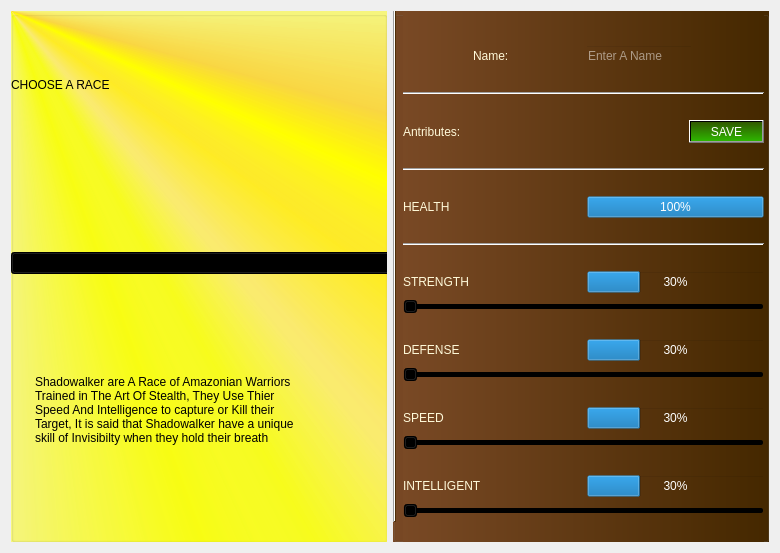
<?xml version="1.0" encoding="UTF-8"?>
<ui version="4.0">
 <class>CharacterCreator</class>
 <widget class="QDialog" name="CharacterCreator">
  <property name="geometry">
   <rect>
    <x>0</x>
    <y>0</y>
    <width>780</width>
    <height>553</height>
   </rect>
  </property>
  <property name="windowTitle">
   <string>Dialog</string>
  </property>
  <layout class="QHBoxLayout" name="horizontalLayout">
   <item>
    <widget class="QGroupBox" name="groupBox">
     <property name="styleSheet">
      <string notr="true">background:rgb(255, 255, 255);
background-color:qconicalgradient(cx:0, cy:0, angle:135, stop:0 rgba(255, 255, 0, 69), stop:0.375 rgba(255, 255, 0, 69), stop:0.423533 rgba(251, 255, 0, 145), stop:0.45 rgba(247, 255, 0, 208), stop:0.477581 rgba(255, 244, 71, 130), stop:0.518717 rgba(255, 218, 71, 130), stop:0.55 rgba(255, 255, 0, 255), stop:0.57754 rgba(255, 203, 0, 130), stop:0.625 rgba(255, 255, 0, 69), stop:1 rgba(255, 255, 0, 69))</string>
     </property>
     <property name="title">
      <string/>
     </property>
     <widget class="QWidget" name="">
      <property name="geometry">
       <rect>
        <x>0</x>
        <y>0</y>
        <width>599</width>
        <height>531</height>
       </rect>
      </property>
      <layout class="QVBoxLayout" name="verticalLayout">
       <item>
        <widget class="QLabel" name="label_3">
         <property name="sizePolicy">
          <sizepolicy hsizetype="Fixed" vsizetype="Fixed">
           <horstretch>0</horstretch>
           <verstretch>0</verstretch>
          </sizepolicy>
         </property>
         <property name="styleSheet">
          <string notr="true">background:transparent;
font: 28pt &quot;Franklin Gothic Demi&quot;;
</string>
         </property>
         <property name="text">
          <string>CHOOSE A RACE</string>
         </property>
        </widget>
       </item>
       <item>
        <widget class="QLabel" name="characterImg">
         <property name="sizePolicy">
          <sizepolicy hsizetype="Fixed" vsizetype="Fixed">
           <horstretch>0</horstretch>
           <verstretch>0</verstretch>
          </sizepolicy>
         </property>
         <property name="styleSheet">
          <string notr="true">background:transparent;</string>
         </property>
         <property name="text">
          <string/>
         </property>
         <property name="pixmap">
          <pixmap resource="assets.qrc">:/Images/Characters/Shadowalker.png</pixmap>
         </property>
        </widget>
       </item>
       <item>
        <widget class="QComboBox" name="raceSelector">
         <item>
          <property name="text">
           <string>SHADOWALKER</string>
          </property>
         </item>
         <item>
          <property name="text">
           <string>MOONMAGE</string>
          </property>
         </item>
         <item>
          <property name="text">
           <string>KNIGHT</string>
          </property>
         </item>
         <item>
          <property name="text">
           <string>AI</string>
          </property>
         </item>
        </widget>
       </item>
       <item>
        <widget class="QLabel" name="charDesc">
         <property name="sizePolicy">
          <sizepolicy hsizetype="Fixed" vsizetype="Fixed">
           <horstretch>0</horstretch>
           <verstretch>0</verstretch>
          </sizepolicy>
         </property>
         <property name="styleSheet">
          <string notr="true">background:transparent;
font: italic 10pt &quot;Lucida Sans&quot;;
padding: 20px;
color:rgb(0, 0, 0)</string>
         </property>
         <property name="frameShape">
          <enum>QFrame::StyledPanel</enum>
         </property>
         <property name="frameShadow">
          <enum>QFrame::Plain</enum>
         </property>
         <property name="lineWidth">
          <number>2</number>
         </property>
         <property name="text">
          <string>Shadowalker are A Race of Amazonian Warriors Trained in The Art Of Stealth, They Use Thier Speed And Intelligence to capture or Kill their Target, It is said that Shadowalker have a unique skill of Invisibilty when they hold their breath</string>
         </property>
         <property name="wordWrap">
          <bool>true</bool>
         </property>
        </widget>
       </item>
      </layout>
     </widget>
    </widget>
   </item>
   <item>
    <widget class="QGroupBox" name="groupBox_2">
     <property name="styleSheet">
      <string notr="true">background:transparent;
background-color:qlineargradient(spread:pad, x1:0, y1:0, x2:1, y2:0, stop:0 rgba(121, 73, 37, 255), stop:1 rgba(69, 40, 0, 255))</string>
     </property>
     <property name="title">
      <string/>
     </property>
     <widget class="QWidget" name="">
      <property name="geometry">
       <rect>
        <x>10</x>
        <y>0</y>
        <width>361</width>
        <height>531</height>
       </rect>
      </property>
      <layout class="QVBoxLayout" name="verticalLayout_2">
       <property name="topMargin">
        <number>15</number>
       </property>
       <item>
        <layout class="QHBoxLayout" name="horizontalLayout_9">
         <property name="sizeConstraint">
          <enum>QLayout::SetMinimumSize</enum>
         </property>
         <item>
          <widget class="QLabel" name="label">
           <property name="sizePolicy">
            <sizepolicy hsizetype="Fixed" vsizetype="Fixed">
             <horstretch>0</horstretch>
             <verstretch>0</verstretch>
            </sizepolicy>
           </property>
           <property name="styleSheet">
            <string notr="true">background:transparent;
font: 10pt &quot;Modern No. 20&quot;;
color: rgb(255, 249, 217)</string>
           </property>
           <property name="text">
            <string>Name:</string>
           </property>
          </widget>
         </item>
         <item>
          <widget class="QLineEdit" name="unameSpace">
           <property name="sizePolicy">
            <sizepolicy hsizetype="Fixed" vsizetype="Fixed">
             <horstretch>0</horstretch>
             <verstretch>0</verstretch>
            </sizepolicy>
           </property>
           <property name="styleSheet">
            <string notr="true">background:transparent;
font: 10pt &quot;Modern No. 20&quot;;
color:rgb(255, 255, 255)</string>
           </property>
           <property name="inputMask">
            <string/>
           </property>
           <property name="placeholderText">
            <string>Enter A Name</string>
           </property>
          </widget>
         </item>
        </layout>
       </item>
       <item>
        <widget class="Line" name="line_2">
         <property name="orientation">
          <enum>Qt::Horizontal</enum>
         </property>
        </widget>
       </item>
       <item>
        <layout class="QHBoxLayout" name="horizontalLayout_10">
         <item>
          <widget class="QLabel" name="label_2">
           <property name="sizePolicy">
            <sizepolicy hsizetype="Minimum" vsizetype="Minimum">
             <horstretch>0</horstretch>
             <verstretch>0</verstretch>
            </sizepolicy>
           </property>
           <property name="styleSheet">
            <string notr="true">background:transparent;
font: 10pt &quot;Modern No. 20&quot;;
color: rgb(255, 249, 217)</string>
           </property>
           <property name="text">
            <string>Antributes:</string>
           </property>
          </widget>
         </item>
         <item>
          <widget class="QPushButton" name="pushButton">
           <property name="sizePolicy">
            <sizepolicy hsizetype="Fixed" vsizetype="Fixed">
             <horstretch>0</horstretch>
             <verstretch>0</verstretch>
            </sizepolicy>
           </property>
           <property name="styleSheet">
            <string notr="true">background:transparent;
background-color:qlineargradient(spread:pad, x1:0, y1:0, x2:0, y2:1, stop:0 rgba(49, 89, 1, 255), stop:1 rgba(46, 181, 0, 255));
color:rgb(255, 255, 255)</string>
           </property>
           <property name="text">
            <string>SAVE</string>
           </property>
          </widget>
         </item>
        </layout>
       </item>
       <item>
        <widget class="Line" name="line_4">
         <property name="orientation">
          <enum>Qt::Horizontal</enum>
         </property>
        </widget>
       </item>
       <item>
        <layout class="QVBoxLayout" name="verticalLayout_6">
         <item>
          <layout class="QHBoxLayout" name="horizontalLayout_7">
           <item>
            <widget class="QLabel" name="label_7">
             <property name="styleSheet">
              <string notr="true">background:transparent;
font: 10pt &quot;Modern No. 20&quot;;
color: rgb(255, 249, 217)</string>
             </property>
             <property name="text">
              <string>HEALTH</string>
             </property>
            </widget>
           </item>
           <item>
            <widget class="QProgressBar" name="healthBar">
             <property name="sizePolicy">
              <sizepolicy hsizetype="Minimum" vsizetype="Fixed">
               <horstretch>0</horstretch>
               <verstretch>0</verstretch>
              </sizepolicy>
             </property>
             <property name="styleSheet">
              <string notr="true">background:transparent;
font: 10pt &quot;Modern No. 20&quot;;
color:rgb(255, 255, 255)</string>
             </property>
             <property name="value">
              <number>100</number>
             </property>
            </widget>
           </item>
          </layout>
         </item>
        </layout>
       </item>
       <item>
        <widget class="Line" name="line_3">
         <property name="orientation">
          <enum>Qt::Horizontal</enum>
         </property>
        </widget>
       </item>
       <item>
        <layout class="QVBoxLayout" name="verticalLayout_7">
         <item>
          <layout class="QHBoxLayout" name="horizontalLayout_6">
           <item>
            <widget class="QLabel" name="label_6">
             <property name="styleSheet">
              <string notr="true">background:transparent;
font: 10pt &quot;Modern No. 20&quot;;
color: rgb(255, 249, 217)</string>
             </property>
             <property name="text">
              <string>STRENGTH</string>
             </property>
            </widget>
           </item>
           <item>
            <widget class="QProgressBar" name="strBar">
             <property name="sizePolicy">
              <sizepolicy hsizetype="Minimum" vsizetype="Fixed">
               <horstretch>0</horstretch>
               <verstretch>0</verstretch>
              </sizepolicy>
             </property>
             <property name="styleSheet">
              <string notr="true">background:transparent;
font: 10pt &quot;Modern No. 20&quot;;
color:rgb(255, 255, 255)</string>
             </property>
             <property name="value">
              <number>30</number>
             </property>
            </widget>
           </item>
          </layout>
         </item>
         <item>
          <widget class="QSlider" name="strSlide">
           <property name="enabled">
            <bool>false</bool>
           </property>
           <property name="sizePolicy">
            <sizepolicy hsizetype="Minimum" vsizetype="Fixed">
             <horstretch>0</horstretch>
             <verstretch>0</verstretch>
            </sizepolicy>
           </property>
           <property name="minimum">
            <number>30</number>
           </property>
           <property name="value">
            <number>30</number>
           </property>
           <property name="orientation">
            <enum>Qt::Horizontal</enum>
           </property>
          </widget>
         </item>
        </layout>
       </item>
       <item>
        <layout class="QVBoxLayout" name="verticalLayout_5">
         <item>
          <layout class="QHBoxLayout" name="horizontalLayout_8">
           <item>
            <widget class="QLabel" name="label_8">
             <property name="styleSheet">
              <string notr="true">background:transparent;
font: 10pt &quot;Modern No. 20&quot;;
color: rgb(255, 249, 217)</string>
             </property>
             <property name="text">
              <string>DEFENSE</string>
             </property>
            </widget>
           </item>
           <item>
            <widget class="QProgressBar" name="defBar">
             <property name="sizePolicy">
              <sizepolicy hsizetype="Minimum" vsizetype="Fixed">
               <horstretch>0</horstretch>
               <verstretch>0</verstretch>
              </sizepolicy>
             </property>
             <property name="styleSheet">
              <string notr="true">background:transparent;
font: 10pt &quot;Modern No. 20&quot;;
color:rgb(255, 255, 255)</string>
             </property>
             <property name="value">
              <number>30</number>
             </property>
            </widget>
           </item>
          </layout>
         </item>
         <item>
          <widget class="QSlider" name="defSlide">
           <property name="enabled">
            <bool>false</bool>
           </property>
           <property name="sizePolicy">
            <sizepolicy hsizetype="Minimum" vsizetype="Fixed">
             <horstretch>0</horstretch>
             <verstretch>0</verstretch>
            </sizepolicy>
           </property>
           <property name="minimum">
            <number>30</number>
           </property>
           <property name="orientation">
            <enum>Qt::Horizontal</enum>
           </property>
          </widget>
         </item>
        </layout>
       </item>
       <item>
        <layout class="QVBoxLayout" name="verticalLayout_4">
         <item>
          <layout class="QHBoxLayout" name="horizontalLayout_5">
           <item>
            <widget class="QLabel" name="label_5">
             <property name="styleSheet">
              <string notr="true">background:transparent;
font: 10pt &quot;Modern No. 20&quot;;
color: rgb(255, 249, 217)</string>
             </property>
             <property name="text">
              <string>SPEED</string>
             </property>
            </widget>
           </item>
           <item>
            <widget class="QProgressBar" name="spdBar">
             <property name="sizePolicy">
              <sizepolicy hsizetype="Minimum" vsizetype="Fixed">
               <horstretch>0</horstretch>
               <verstretch>0</verstretch>
              </sizepolicy>
             </property>
             <property name="styleSheet">
              <string notr="true">background:transparent;
font: 10pt &quot;Modern No. 20&quot;;
color:rgb(255, 255, 255)</string>
             </property>
             <property name="value">
              <number>30</number>
             </property>
            </widget>
           </item>
          </layout>
         </item>
         <item>
          <widget class="QSlider" name="spdSlide">
           <property name="enabled">
            <bool>false</bool>
           </property>
           <property name="sizePolicy">
            <sizepolicy hsizetype="Minimum" vsizetype="Fixed">
             <horstretch>0</horstretch>
             <verstretch>0</verstretch>
            </sizepolicy>
           </property>
           <property name="minimum">
            <number>30</number>
           </property>
           <property name="orientation">
            <enum>Qt::Horizontal</enum>
           </property>
          </widget>
         </item>
        </layout>
       </item>
       <item>
        <layout class="QVBoxLayout" name="verticalLayout_3">
         <item>
          <layout class="QHBoxLayout" name="horizontalLayout_4">
           <item>
            <widget class="QLabel" name="label_4">
             <property name="styleSheet">
              <string notr="true">background:transparent;
font: 10pt &quot;Modern No. 20&quot;;
color: rgb(255, 249, 217)</string>
             </property>
             <property name="text">
              <string>INTELLIGENT</string>
             </property>
            </widget>
           </item>
           <item>
            <widget class="QProgressBar" name="intelBar">
             <property name="sizePolicy">
              <sizepolicy hsizetype="Minimum" vsizetype="Fixed">
               <horstretch>0</horstretch>
               <verstretch>0</verstretch>
              </sizepolicy>
             </property>
             <property name="styleSheet">
              <string notr="true">background:transparent;
font: 10pt &quot;Modern No. 20&quot;;
color:rgb(255, 255, 255)</string>
             </property>
             <property name="value">
              <number>30</number>
             </property>
            </widget>
           </item>
          </layout>
         </item>
         <item>
          <widget class="QSlider" name="intelSlide">
           <property name="enabled">
            <bool>false</bool>
           </property>
           <property name="sizePolicy">
            <sizepolicy hsizetype="Minimum" vsizetype="Fixed">
             <horstretch>0</horstretch>
             <verstretch>0</verstretch>
            </sizepolicy>
           </property>
           <property name="minimum">
            <number>30</number>
           </property>
           <property name="orientation">
            <enum>Qt::Horizontal</enum>
           </property>
          </widget>
         </item>
        </layout>
       </item>
      </layout>
     </widget>
     <widget class="Line" name="line">
      <property name="geometry">
       <rect>
        <x>0</x>
        <y>-20</y>
        <width>3</width>
        <height>531</height>
       </rect>
      </property>
      <property name="orientation">
       <enum>Qt::Vertical</enum>
      </property>
     </widget>
    </widget>
   </item>
  </layout>
 </widget>
 <resources>
  <include location="assets.qrc"/>
 </resources>
 <connections>
  <connection>
   <sender>intelSlide</sender>
   <signal>valueChanged(int)</signal>
   <receiver>intelBar</receiver>
   <slot>setValue(int)</slot>
   <hints>
    <hint type="sourcelabel">
     <x>623</x>
     <y>524</y>
    </hint>
    <hint type="destinationlabel">
     <x>636</x>
     <y>491</y>
    </hint>
   </hints>
  </connection>
  <connection>
   <sender>spdSlide</sender>
   <signal>valueChanged(int)</signal>
   <receiver>spdBar</receiver>
   <slot>setValue(int)</slot>
   <hints>
    <hint type="sourcelabel">
     <x>654</x>
     <y>447</y>
    </hint>
    <hint type="destinationlabel">
     <x>665</x>
     <y>416</y>
    </hint>
   </hints>
  </connection>
  <connection>
   <sender>defSlide</sender>
   <signal>valueChanged(int)</signal>
   <receiver>defBar</receiver>
   <slot>setValue(int)</slot>
   <hints>
    <hint type="sourcelabel">
     <x>617</x>
     <y>381</y>
    </hint>
    <hint type="destinationlabel">
     <x>628</x>
     <y>344</y>
    </hint>
   </hints>
  </connection>
  <connection>
   <sender>strSlide</sender>
   <signal>valueChanged(int)</signal>
   <receiver>strBar</receiver>
   <slot>setValue(int)</slot>
   <hints>
    <hint type="sourcelabel">
     <x>621</x>
     <y>299</y>
    </hint>
    <hint type="destinationlabel">
     <x>639</x>
     <y>258</y>
    </hint>
   </hints>
  </connection>
 </connections>
</ui>
